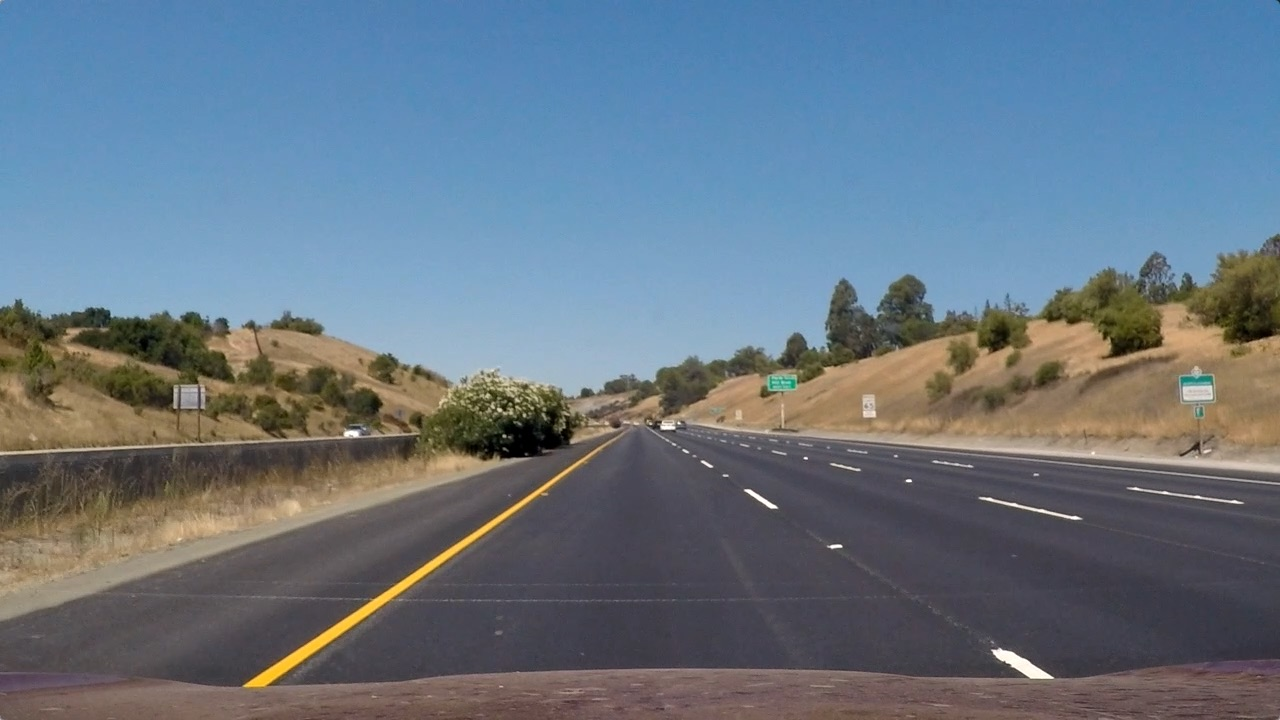
#> input picture test_images/test0.jpg, 1280 x 720 px, given in place of undistorted7.jpg, which was not available
$ python -i image_gen.py   (imports and definitions only)   (older library calls are emulated)
#> lines starting #> are read from the running program, lines starting #| are printed output that depends on the picture; after the words box and inside, x2 and y2 are one past the last pixel; in counts of white or black regions, pixels touching at a corner belong together; pictures that were not available may be replaced by others from this repository, and a replacement may not be noted
import glob
import pickle
import matplotlib.pyplot as plt
import matplotlib.image as mpimg
import pandas as pd
import numpy as np
import cv2

#---------------------------------------------------------
#thresholding functions

def abs_sobel_thresh(image, orient = 'x', sobel_kernel=3, thresh = (0.7,5)):
	gray = cv2. cvtColor(image, cv2.COLOR_RGB2GRAY)

	if orient == 'x':
		sobel = cv2.Sobel(gray, cv2.CV_64F, 1, 0 ,ksize = sobel_kernel)
	if orient =='y':
		sobel = cv2.Sobel(gray, cv2.CV_64F, 0, 1 ,ksize = sobel_kernel)

	abs_sobel = np.absolute(sobel)
	scaled_sobel = np.uint8(255*abs_sobel/np.max(abs_sobel))

	abs_sobel_thresh = np.zeros_like(scaled_sobel)
	abs_sobel_thresh[(scaled_sobel > thresh[0]) & (scaled_sobel < thresh[1])] = 1

	return abs_sobel_thresh


def mag_thresh(image, sobel_kernel=3, thresh=(1, 5)):
	gray = cv2.cvtColor(image, cv2.COLOR_RGB2GRAY)

	sobelx = cv2.Sobel(gray, cv2.CV_64F, 1, 0 ,ksize = sobel_kernel)
	sobely = cv2.Sobel(gray, cv2.CV_64F, 0, 1 ,ksize = sobel_kernel)

	sobel_magnitude = np.sqrt(sobelx**2 + sobely**2)
	scaled_magnitude = np.uint8(255*sobel_magnitude/np.max(sobel_magnitude))

	mag_thresh = np.zeros_like(scaled_magnitude)
	mag_thresh[(scaled_magnitude > thresh[0]) & (scaled_magnitude < thresh[1])] = 1

	return mag_thresh

def dir_thresh(image, sobel_kernel=3, thresh=(0, np.pi/2)):
    gray = cv2. cvtColor(image, cv2.COLOR_RGB2GRAY)

    sobelx = cv2.Sobel(gray, cv2.CV_64F, 1, 0 ,ksize = sobel_kernel)
    sobely = cv2.Sobel(gray, cv2.CV_64F, 0, 1 ,ksize = sobel_kernel)

    abs_sobelx = np.absolute(sobelx)
    abs_sobely = np.absolute(sobely)

    directions = np.arctan2(sobely, sobelx)

    dir_threshold = np.zeros_like(directions)
    dir_threshold[(directions > thresh[0]) & (directions < thresh[1])] = 1

    return dir_threshold

def rgb_thresh(image, channel="r", thresh=(0, 1)):
    if channel=="r":
        threshold_channel = image[:,:,0] * 255
    if channel=="g":
        threshold_channel = image[:,:,1] * 255
    if channel=="b":
        threshold_channel = image[:,:,2] * 255

    rgb_threshold = np.zeros_like(threshold_channel)
    rgb_threshold[(threshold_channel > thresh[0]) & (threshold_channel < thresh[1])] = 1
    return rgb_threshold

def hls_thresh(image, channel="h", thresh=(0, 50)):
    hls = cv2.cvtColor(image, cv2.COLOR_RGB2HLS)

    if channel=="h":
        threshold_channel = hls[:,:,0] * 255
    if channel=="l":
        threshold_channel = hls[:,:,1] * 255
    if channel=="s":
        threshold_channel = hls[:,:,2] * 255


    hls_threshold = np.zeros_like(threshold_channel)
    hls_threshold[(threshold_channel > thresh[0]) & (threshold_channel < thresh[1])] = 1
    return hls_threshold

def filterf(image):
	height, width = image.shape[0], image.shape[1]
	bl = (width / 2 - 480, height - 30)
	br = (width / 2 + 480, height - 30)
	tl = (width / 2 - 60, height / 2 + 60)
	tr = (width / 2 + 60, height / 2 + 60)

	fit_left = np.polyfit((bl[0], tl[0]), (bl[1], tl[1]), 1)
	fit_right = np.polyfit((br[0], tr[0]), (br[1], tr[1]), 1)
	fit_bottom = np.polyfit((bl[0], br[0]), (bl[1], br[1]), 1)
	fit_top = np.polyfit((tl[0], tr[0]), (tl[1], tr[1]), 1)

	# Find the region inside the lines
	xs, ys = np.meshgrid(np.arange(0, image.shape[1]), np.arange(0, image.shape[0]))
	mask = (ys > (xs * fit_left[0] + fit_left[1])) & \
           (ys > (xs * fit_right[0] + fit_right[1])) & \
           (ys > (xs * fit_top[0] + fit_top[1])) & \
           (ys < (xs * fit_bottom[0] + fit_bottom[1]))

	img_window = image
	img_window[mask == False] = 0
	return img_window


#---------------------------------------------------------------
#exploratory research
def exploratory():
	#read image
	image = plt.imread('./test_images/undistorted7.jpg')
#> image is the input picture: shape (720, 1280, 3); mean R, G, B 103.2, 117.7, 131.2

	#processing functions
	abs_sobel_thresh_1 = abs_sobel_thresh(image, orient='x', sobel_kernel = 15, thresh= (20,100))
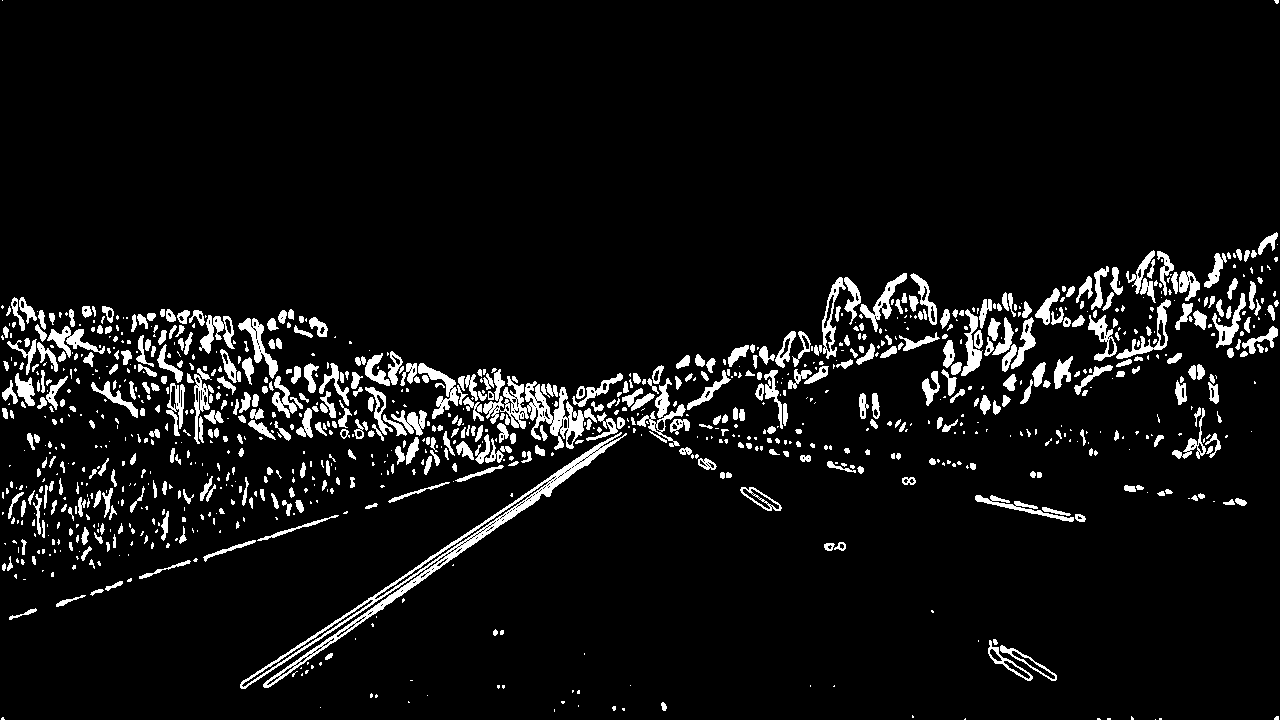
#> abs_sobel_thresh_1: shape (720, 1280); values 0 (black) and 1 (white), 6.6% white; 1055 white regions (557 under 20 px), largest, box (x1, y1, x2, y2) and area: (240, 432, 627, 689) 4651, (483, 369, 597, 450) 2727, (238, 318, 278, 379) 681
	mag_thresh_1 = mag_thresh(image, sobel_kernel = 3,thresh= (60,100))
#> mag_thresh_1: shape (720, 1280); values 0 (black) and 1 (white), 1.3% white in thin lines or dots
	dir_thresh_1 = dir_thresh(image, sobel_kernel = 9, thresh= (-np.pi/4,np.pi/4))
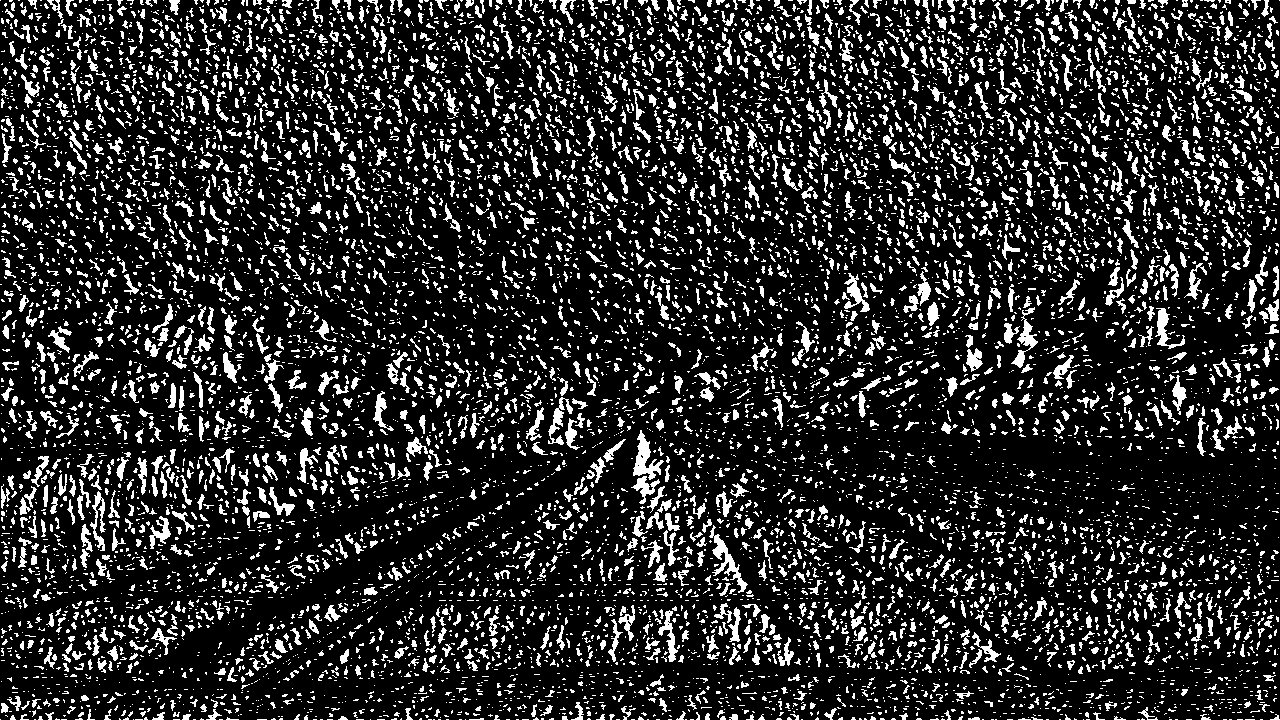
#> dir_thresh_1: shape (720, 1280) float64; values 0 (black) and 1 (white), 17.2% white; 9969 white regions (7594 under 20 px), largest, box (x1, y1, x2, y2) and area: (633, 430, 664, 480) 616, (709, 525, 748, 593) 616, (1011, 307, 1038, 368) 473
	rgb_thresh_1 = rgb_thresh(image, channel="r", thresh=(0,100))
#> rgb_thresh_1: shape (720, 1280); values 0 (black) and 1 (white), 8.1% white; 430 white regions (362 under 20 px), largest, box (x1, y1, x2, y2) and area: (660, 333, 1280, 473) 24604, (0, 453, 527, 603) 15881, (257, 330, 663, 414) 10462
	hls_thresh_1 = hls_thresh(image, channel="s", thresh=(0,110))
#> in hls_thresh, `threshold_channel = hls[:,:,2] * 255`:
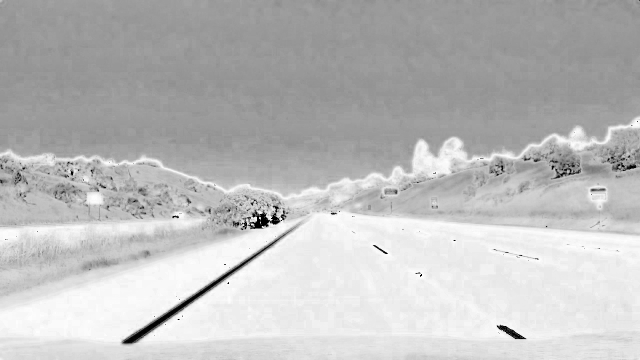
#> threshold_channel: shape (720, 1280) (shown at 1/2 size); min 0, max 254, mean 188.8
#> hls_thresh_1: shape (720, 1280); values 0 (black) and 1 (white), 0.87% white; 329 white regions (274 under 20 px), largest, box (x1, y1, x2, y2) and area: (245, 461, 581, 688) 3310, (994, 649, 1053, 678) 550, (1106, 335, 1162, 358) 369


	#combined threshold function
	combined = np.zeros_like(image[:,:,0])
	combined[hls_thresh_1 == 1] = 1
	combined[abs_sobel_thresh_1 == 1] = 1

	#window
	windowed = filterf(combined)


	#plotting
	f, (ax1, ax2, ax3, ax4, ax5, ax6, ax7, ax8) = plt.subplots(1,8, figsize=(20,10))
	ax1.imshow(image)
	ax1.set_title('Original', fontsize=10)

	ax2.imshow(abs_sobel_thresh_1, cmap='gray')
	ax2.set_title('Abs. Sobel Thresh.', fontsize=10)

	ax3.imshow(mag_thresh_1, cmap='gray')
	ax3.set_title('Mag. Sobel Thresh.', fontsize=10)

	ax4.imshow(dir_thresh_1, cmap='gray')
	ax4.set_title('Dir. Sobel Thresh.', fontsize=10)

	ax5.imshow(rgb_thresh_1, cmap='gray')
	ax5.set_title('RGB Thresh.', fontsize=10)

	ax6.imshow(hls_thresh_1, cmap='gray')
	ax6.set_title('HLS Thresh.', fontsize=10)

	ax7.imshow(combined, cmap='gray')
	ax7.set_title('Combined Tresh.', fontsize=10)

	ax8.imshow(windowed, cmap='gray')
	ax8.set_title('Windowed', fontsize=10)


	plt.subplots_adjust(left=0., right=1, top=0.9, bottom=0.)
	plt.show()
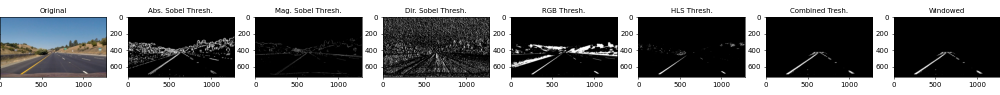
#> figure drawn by matplotlib, 8 panels

#exploratory()


#read original images and saved undistorted ones
#--------------------------------------------------------

# [80 lines left out: functions undistort, preprocess, transform, not called in this run]

#transform()

>>> result = exploratory()

$ run again, on test_images/test4.jpg
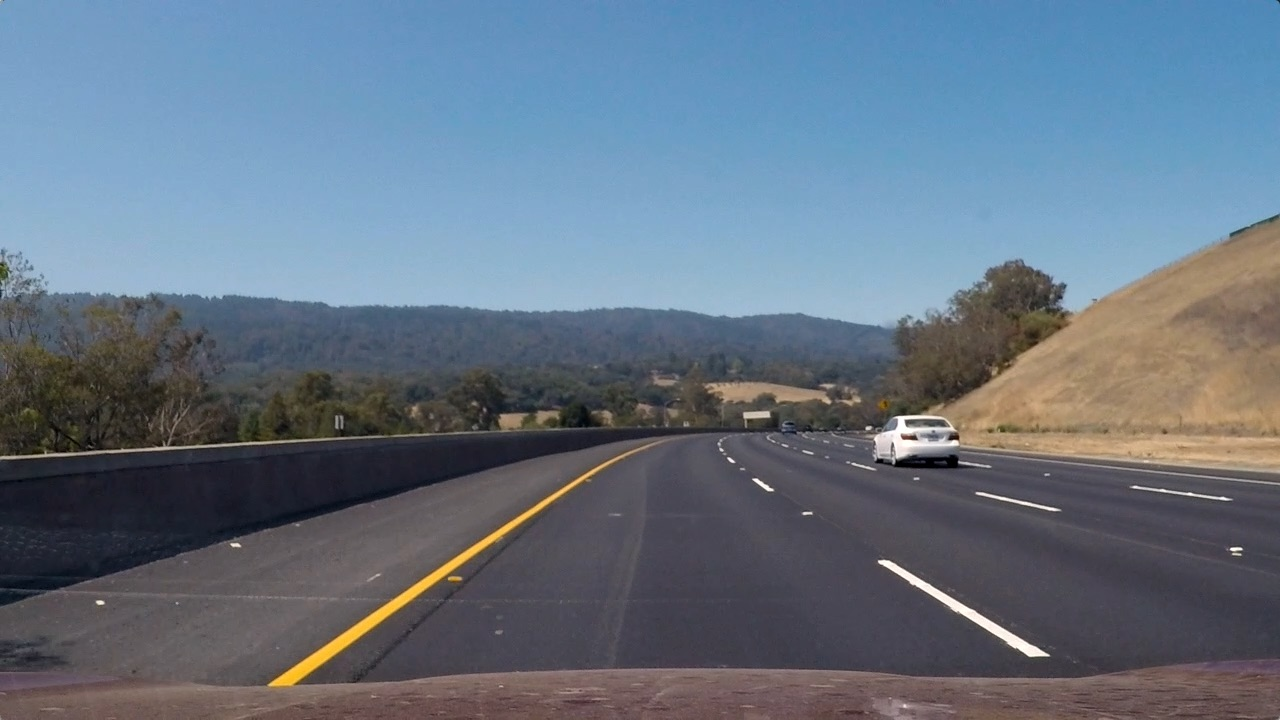
#> input picture test_images/test4.jpg, 1280 x 720 px, given in place of undistorted7.jpg, which was not available
#> in exploratory, image is the input picture: shape (720, 1280, 3); mean R, G, B 101.1, 115.3, 130.7
#> in exploratory, `abs_sobel_thresh_1 = abs_sobel_thresh(image, orient='x', sobel_kernel ..`:
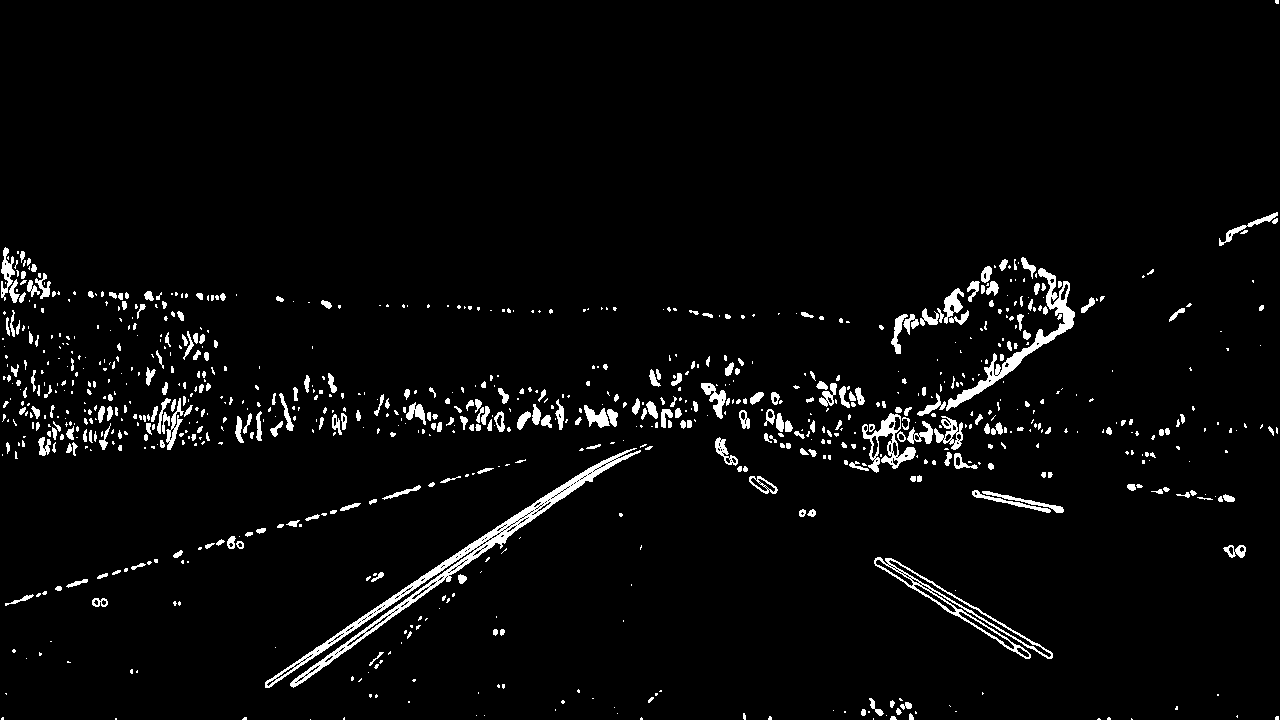
#> abs_sobel_thresh_1: shape (720, 1280); values 0 (black) and 1 (white), 3.6% white; 872 white regions (552 under 20 px), largest, box (x1, y1, x2, y2) and area: (265, 448, 641, 688) 4955, (946, 268, 1075, 411) 2093, (874, 557, 1053, 659) 1626
#> mag_thresh_1: shape (720, 1280); values 0 (black) and 1 (white), 1% white in thin lines or dots
#> dir_thresh_1: shape (720, 1280) float64; values 0 (black) and 1 (white), 17.1% white; 10441 white regions (8075 under 20 px), largest, box (x1, y1, x2, y2) and area: (605, 493, 643, 597) 1170, (560, 479, 623, 538) 893, (669, 439, 705, 487) 640
#> rgb_thresh_1: shape (720, 1280); values 0 (black) and 1 (white), 6.4% white; 316 white regions (271 under 20 px), largest, box (x1, y1, x2, y2) and area: (867, 240, 1280, 473) 40118, (709, 290, 949, 325) 3880, (268, 445, 650, 688) 3864
#> hls: shape (720, 1280, 3); mean of channels 0, 1, 2 94.8, 115.7, 62.1
#> in exploratory, `hls_thresh_1 = hls_thresh(image, channel="s", thresh=(0,110))`:
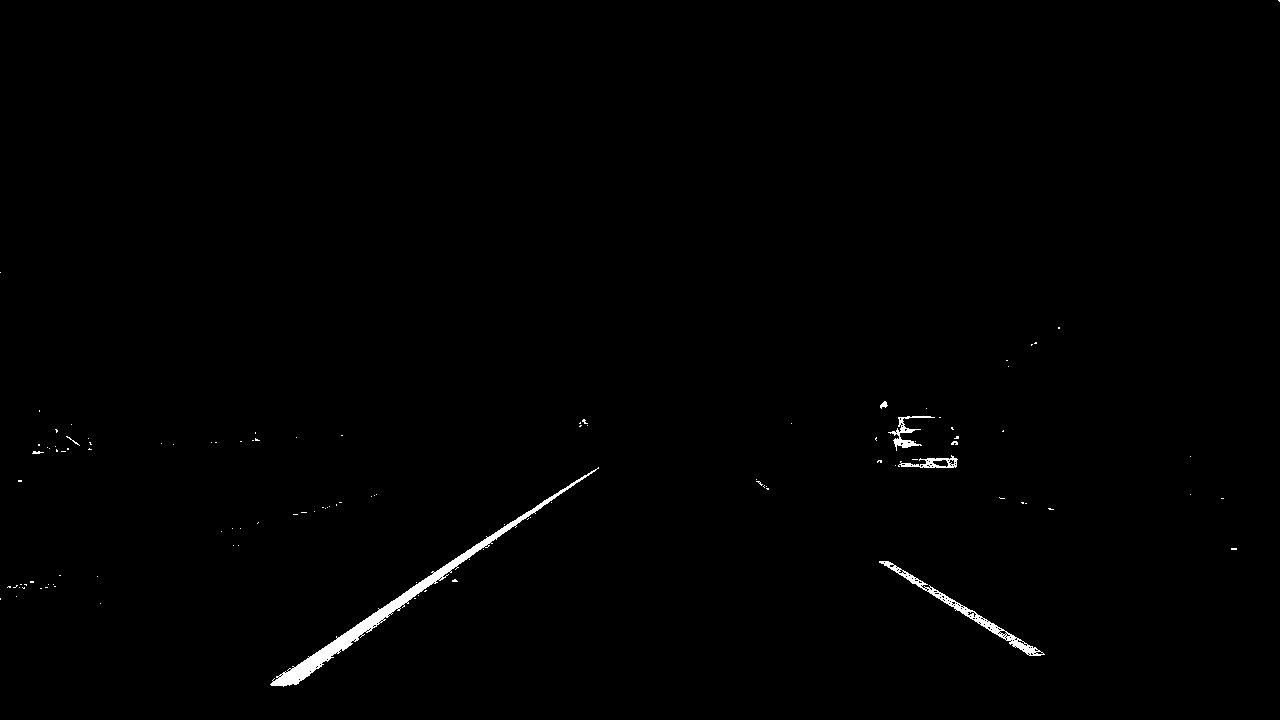
#> hls_thresh_1: shape (720, 1280); values 0 (black) and 1 (white), 0.6% white; 113 white regions (105 under 20 px), largest, box (x1, y1, x2, y2) and area: (270, 467, 599, 687) 3305, (879, 561, 1045, 656) 1145, (888, 416, 935, 451) 374
